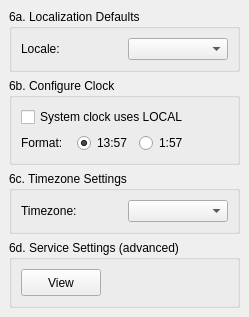
     <widget class="QWidget" name="Step_7">
      <layout class="QGridLayout">
       <property name="leftMargin">
        <number>9</number>
       </property>
       <property name="topMargin">
        <number>9</number>
       </property>
       <property name="rightMargin">
        <number>9</number>
       </property>
       <property name="bottomMargin">
        <number>9</number>
       </property>
       <property name="spacing">
        <number>6</number>
       </property>
       <item row="3" column="0">
        <widget class="QGroupBox" name="servicesBox">
         <property name="sizePolicy">
          <sizepolicy hsizetype="MinimumExpanding" vsizetype="Minimum">
           <horstretch>0</horstretch>
           <verstretch>0</verstretch>
          </sizepolicy>
         </property>
         <property name="minimumSize">
          <size>
           <width>0</width>
           <height>40</height>
          </size>
         </property>
         <property name="title">
          <string>6d. Service Settings (advanced)</string>
         </property>
         <layout class="QHBoxLayout" name="horizontalLayout">
          <item>
           <widget class="QPushButton" name="viewServicesButton">
            <property name="sizePolicy">
             <sizepolicy hsizetype="Minimum" vsizetype="Fixed">
              <horstretch>0</horstretch>
              <verstretch>0</verstretch>
             </sizepolicy>
            </property>
            <property name="minimumSize">
             <size>
              <width>0</width>
              <height>27</height>
             </size>
            </property>
            <property name="toolTip">
             <string>Adjust which services should run at startup</string>
            </property>
            <property name="text">
             <string>View</string>
            </property>
           </widget>
          </item>
          <item>
           <spacer name="horizontalSpacer">
            <property name="orientation">
             <enum>Qt::Horizontal</enum>
            </property>
            <property name="sizeHint" stdset="0">
             <size>
              <width>40</width>
              <height>20</height>
             </size>
            </property>
           </spacer>
          </item>
         </layout>
        </widget>
       </item>
       <item row="1" column="0">
        <widget class="QGroupBox" name="setClockBox">
         <property name="sizePolicy">
          <sizepolicy hsizetype="MinimumExpanding" vsizetype="Minimum">
           <horstretch>0</horstretch>
           <verstretch>0</verstretch>
          </sizepolicy>
         </property>
         <property name="title">
          <string>6b. Configure Clock</string>
         </property>
         <layout class="QGridLayout">
          <property name="leftMargin">
           <number>9</number>
          </property>
          <property name="topMargin">
           <number>9</number>
          </property>
          <property name="rightMargin">
           <number>9</number>
          </property>
          <property name="bottomMargin">
           <number>9</number>
          </property>
          <property name="spacing">
           <number>6</number>
          </property>
          <item row="2" column="2">
           <widget class="QRadioButton" name="radio12h">
            <property name="text">
             <string notr="true">1:57</string>
            </property>
           </widget>
          </item>
          <item row="2" column="0">
           <widget class="QLabel" name="label">
            <property name="text">
             <string>Format:</string>
            </property>
           </widget>
          </item>
          <item row="2" column="1">
           <widget class="QRadioButton" name="radio24h">
            <property name="text">
             <string notr="true">13:57</string>
            </property>
            <property name="checked">
             <bool>true</bool>
            </property>
           </widget>
          </item>
          <item row="1" column="0" colspan="3">
           <widget class="QCheckBox" name="gmtCheckBox">
            <property name="text">
             <string>System clock uses LOCAL</string>
            </property>
           </widget>
          </item>
          <item row="2" column="3">
           <spacer name="horizontalSpacer_5">
            <property name="orientation">
             <enum>Qt::Horizontal</enum>
            </property>
            <property name="sizeHint" stdset="0">
             <size>
              <width>40</width>
              <height>20</height>
             </size>
            </property>
           </spacer>
          </item>
         </layout>
        </widget>
       </item>
       <item row="0" column="0">
        <widget class="QGroupBox" name="localeBox">
         <property name="sizePolicy">
          <sizepolicy hsizetype="MinimumExpanding" vsizetype="Minimum">
           <horstretch>0</horstretch>
           <verstretch>0</verstretch>
          </sizepolicy>
         </property>
         <property name="title">
          <string>6a. Localization Defaults</string>
         </property>
         <layout class="QGridLayout">
          <property name="leftMargin">
           <number>9</number>
          </property>
          <property name="topMargin">
           <number>9</number>
          </property>
          <property name="rightMargin">
           <number>9</number>
          </property>
          <property name="bottomMargin">
           <number>9</number>
          </property>
          <property name="spacing">
           <number>6</number>
          </property>
          <item row="0" column="0">
           <widget class="QLabel" name="localeLabel">
            <property name="sizePolicy">
             <sizepolicy hsizetype="MinimumExpanding" vsizetype="Minimum">
              <horstretch>0</horstretch>
              <verstretch>0</verstretch>
             </sizepolicy>
            </property>
            <property name="font">
             <font/>
            </property>
            <property name="text">
             <string>Locale:</string>
            </property>
            <property name="wordWrap">
             <bool>false</bool>
            </property>
           </widget>
          </item>
          <item row="0" column="1">
           <widget class="QComboBox" name="localeCombo">
            <property name="sizePolicy">
             <sizepolicy hsizetype="MinimumExpanding" vsizetype="Minimum">
              <horstretch>0</horstretch>
              <verstretch>0</verstretch>
             </sizepolicy>
            </property>
           </widget>
          </item>
         </layout>
        </widget>
       </item>
       <item row="2" column="0">
        <widget class="QGroupBox" name="tzBox">
         <property name="sizePolicy">
          <sizepolicy hsizetype="MinimumExpanding" vsizetype="Minimum">
           <horstretch>0</horstretch>
           <verstretch>0</verstretch>
          </sizepolicy>
         </property>
         <property name="title">
          <string>6c. Timezone Settings</string>
         </property>
         <layout class="QGridLayout" name="tzGridLayout">
          <item row="0" column="0">
           <widget class="QLabel" name="tzLabel">
            <property name="sizePolicy">
             <sizepolicy hsizetype="MinimumExpanding" vsizetype="Preferred">
              <horstretch>0</horstretch>
              <verstretch>0</verstretch>
             </sizepolicy>
            </property>
            <property name="text">
             <string>Timezone:</string>
            </property>
           </widget>
          </item>
          <item row="0" column="1">
           <widget class="QComboBox" name="timezoneCombo">
            <property name="sizePolicy">
             <sizepolicy hsizetype="MinimumExpanding" vsizetype="Fixed">
              <horstretch>0</horstretch>
              <verstretch>0</verstretch>
             </sizepolicy>
            </property>
           </widget>
          </item>
         </layout>
        </widget>
       </item>
       <item row="4" column="0">
        <spacer name="verticalSpacer_2">
         <property name="orientation">
          <enum>Qt::Vertical</enum>
         </property>
         <property name="sizeType">
          <enum>QSizePolicy::Minimum</enum>
         </property>
         <property name="sizeHint" stdset="0">
          <size>
           <width>20</width>
           <height>0</height>
          </size>
         </property>
        </spacer>
       </item>
      </layout>
     </widget>
